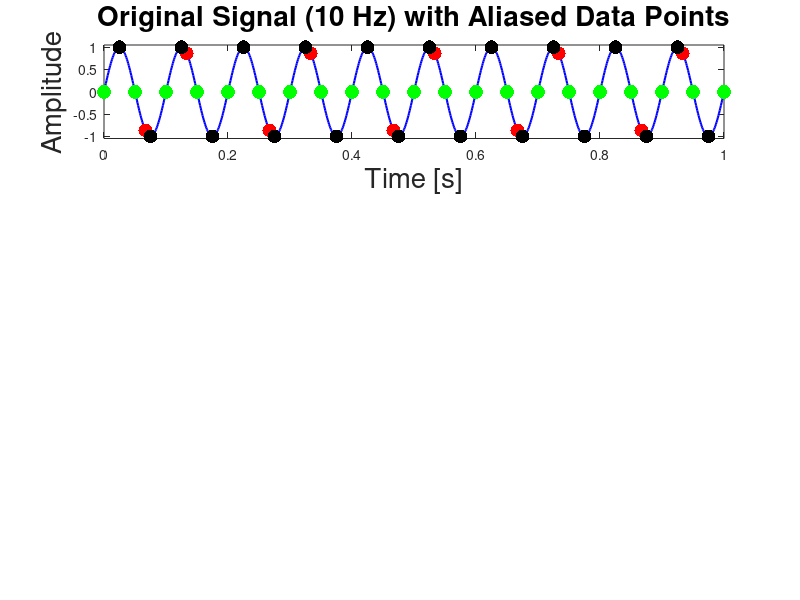

This figure's MATLAB source: (Note: this script raises an error after producing the figure.)
%% Aliasing Example for Block Course Intro Slides
clc
clear
close all

% Parameters
f_signal = 10; % Frequency of the signal (Hz)
T_signal = 1 / f_signal; % Period of the signal (seconds)
f_sampling1 = 15;
f_sampling2 = 20;
f_sampling3 = 20;
f_sampling4 = 250;
t_signal = 0:1/1000:1; % Time vector for a full second

% Generate the signal
signal = sin(2 * pi * f_signal * t_signal);

% Sampling time vectors
t_sampling1 = 0:1/f_sampling1:1; 
t_sampling2 = 0.025:1/f_sampling2:1.025; 
%t_sampling3 = 0.0025:1/f_sampling3:1.0025;
t_sampling3 = 0:1/f_sampling2:1; 
t_sampling4 = 0:1/f_sampling4:1;

% Sample the signal
signal_sampled1 = sin(2 * pi * f_signal * t_sampling1);
signal_sampled2 = sin(2 * pi * f_signal * t_sampling2);
signal_sampled3 = sin(2 * pi * f_signal * t_sampling3);
signal_sampled4 = sin(2 * pi * f_signal * t_sampling4);

% Plot the results
figure;
set(gcf, "Position", [0, 0, 1000, 1200], 'Color', 'W')

% Plot signal and aliased sample points
subplot(4, 1, 1)
plot(t_signal, signal, 'b', 'LineWidth', 1.5);
hold on
xlabel('Time [s]', "FontSize", 20);
ylabel('Amplitude', "FontSize", 20);
title('Original Signal (10 Hz) with Aliased Data Points', "FontSize", 20);
scatter(t_sampling1, signal_sampled1, 100, 'r', 'filled', 'o'); 
scatter(t_sampling2, signal_sampled2, 100, 'k', 'filled', 'o');
scatter(t_sampling3, signal_sampled3, 100, 'g', 'filled', 'o');
ylim([-1.05 1.05])
xlim([0 1])
yline(0, '--')
% legend([alias1, alias2], {'Aliased Sampled Signal (15 Hz)', 'Aliased Sampled Signal (20 Hz)'}, "FontSize", 20, 'Location','bestoutside');


% Aliased signal 1
subplot(4, 1, 2)
plot(t_sampling1, signal_sampled1, 'r', 'LineWidth', 2.5);
title('Aliased Signal (15 Hz)', "FontSize", 20);
ylim([-1.05 1.05])
yline(0, '--')

% Aliased signal 2
subplot(4, 1, 3)
plot(t_sampling2, signal_sampled2, 'k', 'LineWidth', 2.5);
title('NON-Aliased Signal (20 Hz)', "FontSize", 20);
ylim([-1.05 1.05])
yline(0, '--')
xlim([0 1])

% Aliased signal 3
subplot(4, 1, 4)
plot(t_sampling3, signal_sampled3, 'g', 'LineWidth', 2.5);
title('Aliased Signal (20 Hz)', "FontSize", 20);
ylim([-1.05 1.05])
xlim([0 1])
%yline(0, '--')

% Aliased signal 4
% subplot(5, 1, 5)
% plot(t_sampling4, signal_sampled4, 'magenta', 'LineWidth', 2.5);
% title('NON-Aliased Signal (250 Hz)', "FontSize", 20);
% ylim([-1.05 1.05])
% yline(0, '--')
